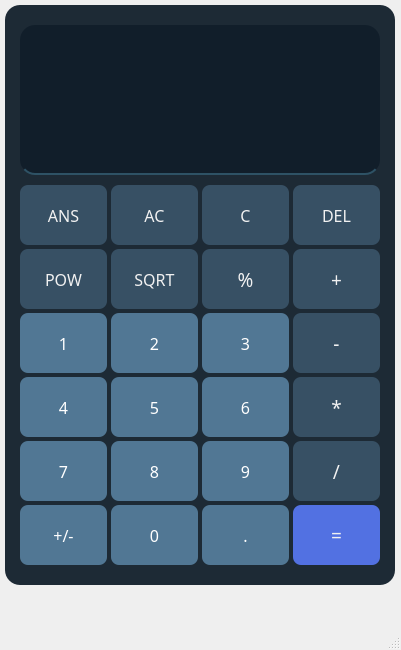
<?xml version="1.0" encoding="UTF-8"?>
<ui version="4.0">
 <class>Calculator</class>
 <widget class="QMainWindow" name="Calculator">
  <property name="geometry">
   <rect>
    <x>0</x>
    <y>0</y>
    <width>401</width>
    <height>650</height>
   </rect>
  </property>
  <property name="windowTitle">
   <string>MainWindow</string>
  </property>
  <widget class="QWidget" name="centralwidget">
   <widget class="QWidget" name="widget" native="true">
    <property name="geometry">
     <rect>
      <x>5</x>
      <y>5</y>
      <width>390</width>
      <height>580</height>
     </rect>
    </property>
    <property name="font">
     <font>
      <pointsize>16</pointsize>
     </font>
    </property>
    <property name="styleSheet">
     <string notr="true">background-color:rgba(16, 30, 41, 240);
border-radius:15px;</string>
    </property>
    <widget class="QLineEdit" name="result_field">
     <property name="geometry">
      <rect>
       <x>15</x>
       <y>20</y>
       <width>360</width>
       <height>150</height>
      </rect>
     </property>
     <property name="font">
      <font>
       <family>Cascadia Code</family>
       <pointsize>20</pointsize>
       <kerning>true</kerning>
      </font>
     </property>
     <property name="layoutDirection">
      <enum>Qt::LeftToRight</enum>
     </property>
     <property name="styleSheet">
      <string notr="true">background-color:rgba(17, 30, 42, 255);
border-bottom:2px solid rgba(0, 0, 0, 0);
border-bottom-color:rgba(46, 82, 101, 255);
color:rgb(255, 255, 255);
padding-bottom:7px;</string>
     </property>
     <property name="text">
      <string/>
     </property>
     <property name="maxLength">
      <number>32772</number>
     </property>
     <property name="cursorPosition">
      <number>0</number>
     </property>
     <property name="alignment">
      <set>Qt::AlignLeading|Qt::AlignLeft|Qt::AlignVCenter</set>
     </property>
     <property name="readOnly">
      <bool>false</bool>
     </property>
    </widget>
    <widget class="QPushButton" name="ANS">
     <property name="geometry">
      <rect>
       <x>15</x>
       <y>180</y>
       <width>87</width>
       <height>60</height>
      </rect>
     </property>
     <property name="font">
      <font>
       <family>Cascadia Code</family>
       <pointsize>12</pointsize>
       <weight>50</weight>
       <bold>false</bold>
      </font>
     </property>
     <property name="styleSheet">
      <string notr="true">QPushButton#ANS{
background-color:rgba(55, 80, 100, 255);
color:rgba(241, 241, 241, 255);
border-radius:8px;
}

QPushButton#ANS:pressed{
padding-left:4px;
padding-top:4px;
background-color:rgba(55, 80, 100, 100);
background-position:calc(100% - 10px)center;
}

QPushButton#ANS:hover{
background-color:rgba(55, 80, 100, 200);
}</string>
     </property>
     <property name="text">
      <string>ANS</string>
     </property>
    </widget>
    <widget class="QPushButton" name="AC">
     <property name="geometry">
      <rect>
       <x>106</x>
       <y>180</y>
       <width>87</width>
       <height>60</height>
      </rect>
     </property>
     <property name="font">
      <font>
       <family>Cascadia Code</family>
       <pointsize>12</pointsize>
      </font>
     </property>
     <property name="styleSheet">
      <string notr="true">QPushButton#AC{
background-color:rgba(55, 80, 100, 255);
color:rgba(241, 241, 241, 255);
border-radius:8px;
}

QPushButton#AC:pressed{
padding-left:4px;
padding-top:4px;
background-color:rgba(55, 80, 100, 100);
background-position:calc(100% - 10px)center;
}

QPushButton#AC:hover{
background-color:rgba(55, 80, 100, 200);
}</string>
     </property>
     <property name="text">
      <string>AC</string>
     </property>
    </widget>
    <widget class="QPushButton" name="C">
     <property name="geometry">
      <rect>
       <x>197</x>
       <y>180</y>
       <width>87</width>
       <height>60</height>
      </rect>
     </property>
     <property name="font">
      <font>
       <family>Cascadia Code</family>
       <pointsize>12</pointsize>
      </font>
     </property>
     <property name="styleSheet">
      <string notr="true">QPushButton#C{
background-color:rgba(55, 80, 100, 255);
color:rgba(241, 241, 241, 255);
border-radius:8px;
}

QPushButton#C:pressed{
padding-left:4px;
padding-top:4px;
background-color:rgba(55, 80, 100, 100);
background-position:calc(100% - 10px)center;
}

QPushButton#C:hover{
background-color:rgba(55, 80, 100, 200);
}</string>
     </property>
     <property name="text">
      <string>C</string>
     </property>
    </widget>
    <widget class="QPushButton" name="DEL">
     <property name="geometry">
      <rect>
       <x>288</x>
       <y>180</y>
       <width>87</width>
       <height>60</height>
      </rect>
     </property>
     <property name="font">
      <font>
       <family>Cascadia Code</family>
       <pointsize>12</pointsize>
      </font>
     </property>
     <property name="styleSheet">
      <string notr="true">QPushButton#DEL{
background-color:rgba(55, 80, 100, 255);
color:rgba(241, 241, 241, 255);
border-radius:8px;
}

QPushButton#DEL:pressed{
padding-left:4px;
padding-top:4px;
background-color:rgba(55, 80, 100, 100);
background-position:calc(100% - 10px)center;
}

QPushButton#DEL:hover{
background-color:rgba(55, 80, 100, 200);
}</string>
     </property>
     <property name="text">
      <string>DEL</string>
     </property>
    </widget>
    <widget class="QPushButton" name="POW">
     <property name="geometry">
      <rect>
       <x>15</x>
       <y>244</y>
       <width>87</width>
       <height>60</height>
      </rect>
     </property>
     <property name="font">
      <font>
       <family>Cascadia Code</family>
       <pointsize>12</pointsize>
      </font>
     </property>
     <property name="styleSheet">
      <string notr="true">QPushButton#POW{
background-color:rgba(55, 80, 100, 255);
color:rgba(241, 241, 241, 255);
border-radius:8px;
}

QPushButton#POW:pressed{
padding-left:4px;
padding-top:4px;
background-color:rgba(55, 80, 100, 100);
background-position:calc(100% - 10px)center;
}

QPushButton#POW:hover{
background-color:rgba(55, 80, 100, 200);
}</string>
     </property>
     <property name="text">
      <string>POW</string>
     </property>
    </widget>
    <widget class="QPushButton" name="SQRT">
     <property name="geometry">
      <rect>
       <x>106</x>
       <y>244</y>
       <width>87</width>
       <height>60</height>
      </rect>
     </property>
     <property name="font">
      <font>
       <family>Cascadia Code</family>
       <pointsize>12</pointsize>
      </font>
     </property>
     <property name="styleSheet">
      <string notr="true">QPushButton#SQRT{
background-color:rgba(55, 80, 100, 255);
color:rgba(241, 241, 241, 255);
border-radius:8px;
}

QPushButton#SQRT:pressed{
padding-left:4px;
padding-top:4px;
background-color:rgba(55, 80, 100, 100);
background-position:calc(100% - 10px)center;
}

QPushButton#SQRT:hover{
background-color:rgba(55, 80, 100, 200);
}</string>
     </property>
     <property name="text">
      <string>SQRT</string>
     </property>
    </widget>
    <widget class="QPushButton" name="PERCENTAGE">
     <property name="geometry">
      <rect>
       <x>197</x>
       <y>244</y>
       <width>87</width>
       <height>60</height>
      </rect>
     </property>
     <property name="font">
      <font>
       <family>Cascadia Code</family>
       <pointsize>14</pointsize>
       <weight>50</weight>
       <bold>false</bold>
      </font>
     </property>
     <property name="styleSheet">
      <string notr="true">QPushButton#PERCENTAGE{
background-color:rgba(55, 80, 100, 255);
color:rgba(241, 241, 241, 255);
border-radius:8px;
}

QPushButton#PERCENTAGE:pressed{
padding-left:4px;
padding-top:4px;
background-color:rgba(55, 80, 100, 100);
background-position:calc(100% - 10px)center;
}

QPushButton#PERCENTAGE:hover{
background-color:rgba(55, 80, 100, 200);
}</string>
     </property>
     <property name="text">
      <string>%</string>
     </property>
    </widget>
    <widget class="QPushButton" name="PLUS">
     <property name="geometry">
      <rect>
       <x>288</x>
       <y>244</y>
       <width>87</width>
       <height>60</height>
      </rect>
     </property>
     <property name="font">
      <font>
       <family>Cascadia Code</family>
       <pointsize>14</pointsize>
      </font>
     </property>
     <property name="styleSheet">
      <string notr="true">QPushButton#PLUS{
background-color:rgba(55, 80, 100, 255);
color:rgba(241, 241, 241, 255);
border-radius:8px;
}

QPushButton#PLUS:pressed{
padding-left:4px;
padding-top:4px;
background-color:rgba(55, 80, 100, 100);
background-position:calc(100% - 10px)center;
}

QPushButton#PLUS:hover{
background-color:rgba(55, 80, 100, 200);
}</string>
     </property>
     <property name="text">
      <string>+</string>
     </property>
    </widget>
    <widget class="QPushButton" name="MINUS">
     <property name="geometry">
      <rect>
       <x>288</x>
       <y>308</y>
       <width>87</width>
       <height>60</height>
      </rect>
     </property>
     <property name="font">
      <font>
       <family>Cascadia Code</family>
       <pointsize>14</pointsize>
      </font>
     </property>
     <property name="styleSheet">
      <string notr="true">QPushButton#MINUS{
background-color:rgba(55, 80, 100, 255);
color:rgba(241, 241, 241, 255);
border-radius:8px;
}

QPushButton#MINUS:pressed{
padding-left:4px;
padding-top:4px;
background-color:rgba(55, 80, 100, 100);
background-position:calc(100% - 10px)center;
}

QPushButton#MINUS:hover{
background-color:rgba(55, 80, 100, 200);
}</string>
     </property>
     <property name="text">
      <string>-</string>
     </property>
    </widget>
    <widget class="QPushButton" name="TIMES">
     <property name="geometry">
      <rect>
       <x>288</x>
       <y>372</y>
       <width>87</width>
       <height>60</height>
      </rect>
     </property>
     <property name="font">
      <font>
       <family>Cascadia Code</family>
       <pointsize>14</pointsize>
      </font>
     </property>
     <property name="styleSheet">
      <string notr="true">QPushButton#TIMES{
background-color:rgba(55, 80, 100, 255);
color:rgba(241, 241, 241, 255);
border-radius:8px;
}

QPushButton#TIMES:pressed{
padding-left:4px;
padding-top:4px;
background-color:rgba(55, 80, 100, 100);
background-position:calc(100% - 10px)center;
}

QPushButton#TIMES:hover{
background-color:rgba(55, 80, 100, 200);
}</string>
     </property>
     <property name="text">
      <string>*</string>
     </property>
    </widget>
    <widget class="QPushButton" name="DIV">
     <property name="geometry">
      <rect>
       <x>288</x>
       <y>436</y>
       <width>87</width>
       <height>60</height>
      </rect>
     </property>
     <property name="font">
      <font>
       <family>Cascadia Code</family>
       <pointsize>14</pointsize>
      </font>
     </property>
     <property name="styleSheet">
      <string notr="true">QPushButton#DIV{
background-color:rgba(55, 80, 100, 255);
color:rgba(241, 241, 241, 255);
border-radius:8px;
}

QPushButton#DIV:pressed{
padding-left:4px;
padding-top:4px;
background-color:rgba(55, 80, 100, 100);
background-position:calc(100% - 10px)center;
}

QPushButton#DIV:hover{
background-color:rgba(55, 80, 100, 200);
}</string>
     </property>
     <property name="text">
      <string>/</string>
     </property>
    </widget>
    <widget class="QPushButton" name="EQUAL">
     <property name="geometry">
      <rect>
       <x>288</x>
       <y>500</y>
       <width>87</width>
       <height>60</height>
      </rect>
     </property>
     <property name="font">
      <font>
       <family>Cascadia Code</family>
       <pointsize>14</pointsize>
      </font>
     </property>
     <property name="styleSheet">
      <string notr="true">QPushButton#EQUAL{
background-color:rgba(82, 113, 226, 255);
color:rgba(241, 241, 241, 255);
border-radius:8px;
}

QPushButton#EQUAL:pressed{
padding-left:4px;
padding-top:4px;
background-color:rgba(82, 113, 226, 100);
background-position:calc(100% - 10px)center;
}

QPushButton#EQUAL:hover{
background-color:rgba(82, 113, 226, 200);
}</string>
     </property>
     <property name="text">
      <string>=</string>
     </property>
    </widget>
    <widget class="QPushButton" name="N1">
     <property name="geometry">
      <rect>
       <x>15</x>
       <y>308</y>
       <width>87</width>
       <height>60</height>
      </rect>
     </property>
     <property name="font">
      <font>
       <family>Cascadia Code</family>
       <pointsize>12</pointsize>
      </font>
     </property>
     <property name="styleSheet">
      <string notr="true">QPushButton#N1{
background-color:rgba(85, 124, 154, 238);
color:rgba(255, 255, 255, 255);
border-radius:8px;
}

QPushButton#N1:pressed{
padding-left:4px;
padding-top:4px;
background-color:rgba(85, 124, 154, 100);
background-position:calc(100% - 10px)center;
}

QPushButton#N1:hover{
background-color:rgba(85, 124, 154, 200);
}</string>
     </property>
     <property name="text">
      <string>1</string>
     </property>
    </widget>
    <widget class="QPushButton" name="N2">
     <property name="geometry">
      <rect>
       <x>106</x>
       <y>308</y>
       <width>87</width>
       <height>60</height>
      </rect>
     </property>
     <property name="font">
      <font>
       <family>Cascadia Code</family>
       <pointsize>12</pointsize>
      </font>
     </property>
     <property name="styleSheet">
      <string notr="true">QPushButton#N2{
background-color:rgba(85, 124, 154, 238);
color:rgba(255, 255, 255, 255);
border-radius:8px;
}

QPushButton#N2:pressed{
padding-left:4px;
padding-top:4px;
background-color:rgba(85, 124, 154, 100);
background-position:calc(100% - 10px)center;
}

QPushButton#N2:hover{
background-color:rgba(85, 124, 154, 200);
}</string>
     </property>
     <property name="text">
      <string>2</string>
     </property>
    </widget>
    <widget class="QPushButton" name="N3">
     <property name="geometry">
      <rect>
       <x>197</x>
       <y>308</y>
       <width>87</width>
       <height>60</height>
      </rect>
     </property>
     <property name="font">
      <font>
       <family>Cascadia Code</family>
       <pointsize>12</pointsize>
      </font>
     </property>
     <property name="styleSheet">
      <string notr="true">QPushButton#N3{
background-color:rgba(85, 124, 154, 238);
color:rgba(255, 255, 255, 255);
border-radius:8px;
}

QPushButton#N3:pressed{
padding-left:4px;
padding-top:4px;
background-color:rgba(85, 124, 154, 100);
background-position:calc(100% - 10px)center;
}

QPushButton#N3:hover{
background-color:rgba(85, 124, 154, 200);
}</string>
     </property>
     <property name="text">
      <string>3</string>
     </property>
    </widget>
    <widget class="QPushButton" name="N4">
     <property name="geometry">
      <rect>
       <x>15</x>
       <y>372</y>
       <width>87</width>
       <height>60</height>
      </rect>
     </property>
     <property name="font">
      <font>
       <family>Cascadia Code</family>
       <pointsize>12</pointsize>
      </font>
     </property>
     <property name="styleSheet">
      <string notr="true">QPushButton#N4{
background-color:rgba(85, 124, 154, 238);
color:rgba(255, 255, 255, 255);
border-radius:8px;
}

QPushButton#N4:pressed{
padding-left:4px;
padding-top:4px;
background-color:rgba(85, 124, 154, 100);
background-position:calc(100% - 10px)center;
}

QPushButton#N4:hover{
background-color:rgba(85, 124, 154, 200);
}</string>
     </property>
     <property name="text">
      <string>4</string>
     </property>
    </widget>
    <widget class="QPushButton" name="N5">
     <property name="geometry">
      <rect>
       <x>106</x>
       <y>372</y>
       <width>87</width>
       <height>60</height>
      </rect>
     </property>
     <property name="font">
      <font>
       <family>Cascadia Code</family>
       <pointsize>12</pointsize>
      </font>
     </property>
     <property name="styleSheet">
      <string notr="true">QPushButton#N5{
background-color:rgba(85, 124, 154, 238);
color:rgba(255, 255, 255, 255);
border-radius:8px;
}

QPushButton#N5:pressed{
padding-left:4px;
padding-top:4px;
background-color:rgba(85, 124, 154, 100);
background-position:calc(100% - 10px)center;
}

QPushButton#N5:hover{
background-color:rgba(85, 124, 154, 200);
}</string>
     </property>
     <property name="text">
      <string>5</string>
     </property>
    </widget>
    <widget class="QPushButton" name="N6">
     <property name="geometry">
      <rect>
       <x>197</x>
       <y>372</y>
       <width>87</width>
       <height>60</height>
      </rect>
     </property>
     <property name="font">
      <font>
       <family>Cascadia Code</family>
       <pointsize>12</pointsize>
      </font>
     </property>
     <property name="styleSheet">
      <string notr="true">QPushButton#N6{
background-color:rgba(85, 124, 154, 238);
color:rgba(255, 255, 255, 255);
border-radius:8px;
}

QPushButton#N6:pressed{
padding-left:4px;
padding-top:4px;
background-color:rgba(85, 124, 154, 100);
background-position:calc(100% - 10px)center;
}

QPushButton#N6:hover{
background-color:rgba(85, 124, 154, 200);
}</string>
     </property>
     <property name="text">
      <string>6</string>
     </property>
    </widget>
    <widget class="QPushButton" name="N7">
     <property name="geometry">
      <rect>
       <x>15</x>
       <y>436</y>
       <width>87</width>
       <height>60</height>
      </rect>
     </property>
     <property name="font">
      <font>
       <family>Cascadia Code</family>
       <pointsize>12</pointsize>
      </font>
     </property>
     <property name="styleSheet">
      <string notr="true">QPushButton#N7{
background-color:rgba(85, 124, 154, 238);
color:rgba(255, 255, 255, 255);
border-radius:8px;
}

QPushButton#N7:pressed{
padding-left:4px;
padding-top:4px;
background-color:rgba(85, 124, 154, 100);
background-position:calc(100% - 10px)center;
}

QPushButton#N7:hover{
background-color:rgba(85, 124, 154, 200);
}</string>
     </property>
     <property name="text">
      <string>7</string>
     </property>
    </widget>
    <widget class="QPushButton" name="SIGNAL">
     <property name="geometry">
      <rect>
       <x>15</x>
       <y>500</y>
       <width>87</width>
       <height>60</height>
      </rect>
     </property>
     <property name="font">
      <font>
       <family>Cascadia Code</family>
       <pointsize>12</pointsize>
      </font>
     </property>
     <property name="styleSheet">
      <string notr="true">QPushButton#SIGNAL{
background-color:rgba(85, 124, 154, 238);
color:rgba(255, 255, 255, 255);
border-radius:8px;
}

QPushButton#SIGNAL:pressed{
padding-left:4px;
padding-top:4px;
background-color:rgba(85, 124, 154, 100);
background-position:calc(100% - 10px)center;
}

QPushButton#SIGNAL:hover{
background-color:rgba(85, 124, 154, 200);
}</string>
     </property>
     <property name="text">
      <string>+/-</string>
     </property>
    </widget>
    <widget class="QPushButton" name="N0">
     <property name="geometry">
      <rect>
       <x>106</x>
       <y>500</y>
       <width>87</width>
       <height>60</height>
      </rect>
     </property>
     <property name="font">
      <font>
       <family>Cascadia Code</family>
       <pointsize>12</pointsize>
      </font>
     </property>
     <property name="styleSheet">
      <string notr="true">QPushButton#N0{
background-color:rgba(85, 124, 154, 238);
color:rgba(255, 255, 255, 255);
border-radius:8px;
}

QPushButton#N0:pressed{
padding-left:4px;
padding-top:4px;
background-color:rgba(85, 124, 154, 100);
background-position:calc(100% - 10px)center;
}

QPushButton#N0:hover{
background-color:rgba(85, 124, 154, 200);
}</string>
     </property>
     <property name="text">
      <string>0</string>
     </property>
    </widget>
    <widget class="QPushButton" name="N8">
     <property name="geometry">
      <rect>
       <x>106</x>
       <y>436</y>
       <width>87</width>
       <height>60</height>
      </rect>
     </property>
     <property name="font">
      <font>
       <family>Cascadia Code</family>
       <pointsize>12</pointsize>
      </font>
     </property>
     <property name="styleSheet">
      <string notr="true">QPushButton#N8{
background-color:rgba(85, 124, 154, 238);
color:rgba(255, 255, 255, 255);
border-radius:8px;
}

QPushButton#N8:pressed{
padding-left:4px;
padding-top:4px;
background-color:rgba(85, 124, 154, 100);
background-position:calc(100% - 10px)center;
}

QPushButton#N8:hover{
background-color:rgba(85, 124, 154, 200);
}</string>
     </property>
     <property name="text">
      <string>8</string>
     </property>
    </widget>
    <widget class="QPushButton" name="N9">
     <property name="geometry">
      <rect>
       <x>197</x>
       <y>436</y>
       <width>87</width>
       <height>60</height>
      </rect>
     </property>
     <property name="font">
      <font>
       <family>Cascadia Code</family>
       <pointsize>12</pointsize>
      </font>
     </property>
     <property name="styleSheet">
      <string notr="true">QPushButton#N9{
background-color:rgba(85, 124, 154, 238);
color:rgba(255, 255, 255, 255);
border-radius:8px;
}

QPushButton#N9:pressed{
padding-left:4px;
padding-top:4px;
background-color:rgba(85, 124, 154, 100);
background-position:calc(100% - 10px)center;
}

QPushButton#N9:hover{
background-color:rgba(85, 124, 154, 200);
}</string>
     </property>
     <property name="text">
      <string>9</string>
     </property>
    </widget>
    <widget class="QPushButton" name="DECIMAL">
     <property name="geometry">
      <rect>
       <x>197</x>
       <y>500</y>
       <width>87</width>
       <height>60</height>
      </rect>
     </property>
     <property name="font">
      <font>
       <family>Cascadia Code</family>
       <pointsize>12</pointsize>
      </font>
     </property>
     <property name="styleSheet">
      <string notr="true">QPushButton#DECIMAL{
background-color:rgba(85, 124, 154, 238);
color:rgba(255, 255, 255, 255);
border-radius:8px;
}

QPushButton#DECIMAL:pressed{
padding-left:4px;
padding-top:4px;
background-color:rgba(85, 124, 154, 100);
background-position:calc(100% - 10px)center;
}

QPushButton#DECIMAL:hover{
background-color:rgba(85, 124, 154, 200);
}</string>
     </property>
     <property name="text">
      <string>.</string>
     </property>
    </widget>
   </widget>
  </widget>
  <widget class="QMenuBar" name="menubar">
   <property name="geometry">
    <rect>
     <x>0</x>
     <y>0</y>
     <width>401</width>
     <height>26</height>
    </rect>
   </property>
  </widget>
  <widget class="QStatusBar" name="statusbar"/>
 </widget>
 <resources/>
 <connections/>
</ui>
